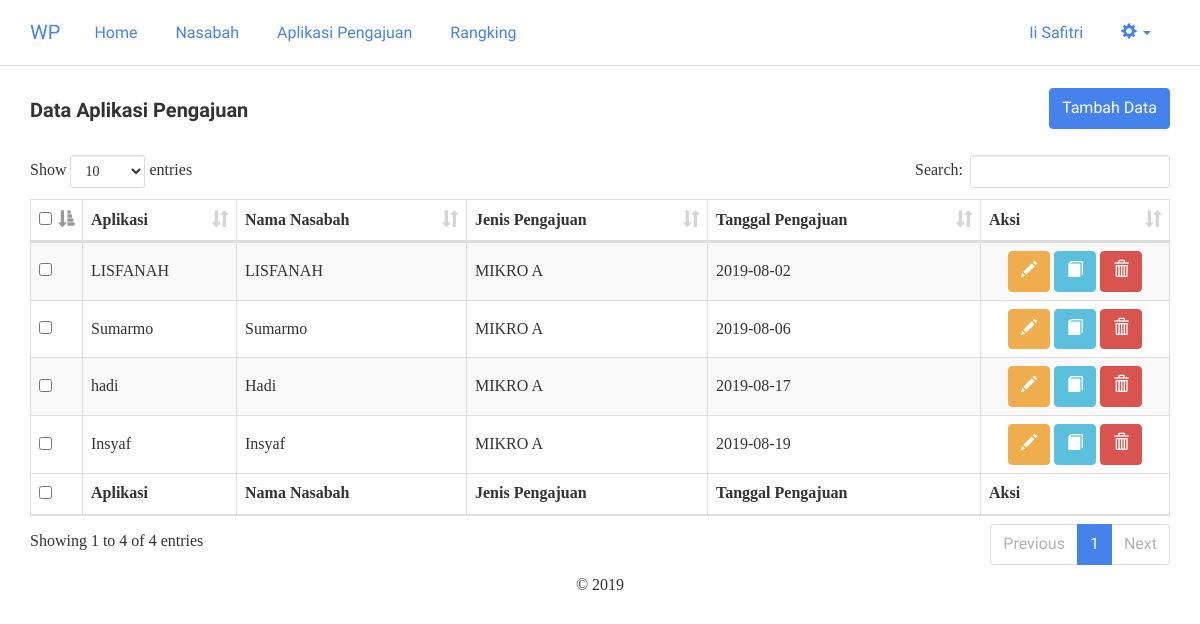
The page /alternatif.php (signed in) on the database its author committed.
### tables this page shows
CREATE TABLE `wp_alternatif` (
  `id_alternatif` int(11) NOT NULL,
  `nama_alternatif` varchar(255) NOT NULL,
  `vektor_s` double NOT NULL,
  `vektor_v` double NOT NULL,
  `id_nasabah` int(11) NOT NULL,
  `id_pengajuan` int(11) NOT NULL,
  `tgl` date NOT NULL
);

CREATE TABLE `wp_nasabah` (
  `id_nasabah` int(11) NOT NULL,
  `nama` varchar(50) NOT NULL,
  `phone` varchar(15) NOT NULL,
  `alamat` text NOT NULL
);

CREATE TABLE `wp_pengajuan` (
  `id_pengajuan` int(11) NOT NULL,
  `nama` varchar(50) NOT NULL,
  `limit_p` int(11) NOT NULL,
  `tenor` int(11) NOT NULL
);

### includes/alternatif.inc.php (called while the page is built, shortened)
<?php
class Alternatif{
	private $conn;
	private $table_name = "wp_alternatif";
	public function __construct($db){
		$this->conn = $db;
	}
	function readAll(){
		$query = "SELECT a.*, n.nama, p.nama AS nama_pengajuan FROM ".$this->table_name." AS a INNER JOIN wp_nasabah AS n ON a.id_nasabah=n.id_nasabah INNER JOIN wp_pengajuan AS p ON a.id_pengajuan=p.id_pengajuan ORDER BY a.id_alternatif ASC";
		$stmt = $this->conn->prepare( $query );
		$stmt->execute();
		return $stmt;
	}
	function countAll(){
		$query = "SELECT * FROM ".$this->table_name." ORDER BY id_alternatif ASC";
		$stmt = $this->conn->prepare( $query );
		$stmt->execute();
		return $stmt->rowCount();
	}
}
?>

### includes/nasabah.inc.php (called while the page is built, shortened)
<?php
class Nasabah{
	private $conn;
	private $table_name = "wp_nasabah";
	public $id;
	public function __construct($db){
		$this->conn = $db;
	}
	function readOne(){
		$query = "SELECT * FROM " . $this->table_name . " WHERE id_nasabah=? LIMIT 0,1";
		$stmt = $this->conn->prepare( $query );
		$stmt->bindParam(1, $this->id);
		$stmt->execute();
		$row = $stmt->fetch(PDO::FETCH_ASSOC);
		$this->id = $row['id_nasabah'];
		$this->nm = $row['nama'];
	}
}
?>

### includes/mikro.inc.php (called while the page is built, shortened)
<?php
class Pengajuan{
	private $conn;
	private $table_name = "wp_pengajuan";
	public $id;
	public function __construct($db){
		$this->conn = $db;
	}
	function readOne(){
		$query = "SELECT * FROM " . $this->table_name . " WHERE id_pengajuan=? LIMIT 0,1";
		$stmt = $this->conn->prepare( $query );
		$stmt->bindParam(1, $this->id);
		$stmt->execute();
		$row = $stmt->fetch(PDO::FETCH_ASSOC);
		$this->id = $row['id_pengajuan'];
		$this->nm = $row['nama'];
	}
}
?>

### alternatif.php (the view, shortened to what this page needs)
<?php
include_once 'header.php';
include_once 'includes/alternatif.inc.php';
$pro = new Alternatif($db);
include_once 'includes/mikro.inc.php';
$mik = new Pengajuan($db);
include_once 'includes/nasabah.inc.php';
$nas = new Nasabah($db);
$stmt = $pro->readAll();
            ?>
<form method="post">
	<div class="row">
		<div class="col-md-6 text-left">
			<h4>Data Aplikasi Pengajuan</h4>
		</div>
		<div class="col-md-6 text-right">
			<button type="button" onclick="location.href='alternatif-baru.php'" class="btn btn-primary">Tambah Data</button>
		</div>
	</div>
	<br/>
	<table width="100%" class="table table-striped table-bordered" id="tabeldata">
        <thead>
            <tr>
                <th width="10px"><input type="checkbox" name="select-all" id="select-all" /></th>
                <th>Aplikasi</th>
                <th>Nama Nasabah</th>
                <th>Jenis Pengajuan</th>
                <th>Tanggal Pengajuan</th>
                <th width="150px">Aksi</th>
            </tr>
        </thead>
        <tfoot>
            <tr>
                <th><input type="checkbox" name="select-all2" id="select-all2" /></th>
                <th>Aplikasi</th>
                <th>Nama Nasabah</th>
                <th>Jenis Pengajuan</th>
                <th>Tanggal Pengajuan</th>
                <th>Aksi</th>
            </tr>
        </tfoot>
        <tbody>
<?php
while ($row = $stmt->fetch(PDO::FETCH_ASSOC)){
    $mik->id = $row['id_pengajuan'];
    $mik->readOne();
    $nas->id = $row['id_nasabah'];
    $nas->readOne();
?>
            <tr>
                <td style="vertical-align:middle;"><input type="checkbox" value="<?php echo $row['id_alternatif'] ?>" name="checkbox[]" /></td>
                <td style="vertical-align:middle;"><?php echo $row['nama_alternatif'] ?></td>
                <td style="vertical-align:middle;"><?php echo $nas->nm ?></td>
                <td style="vertical-align:middle;"><?php echo $mik->nm ?></td>
                <td style="vertical-align:middle;"><?php echo $row['tgl'] ?></td>
                <td class="text-center" style="vertical-align:middle;">
					<a href="alternatif-ubah.php?id_a=<?php echo $row['id_alternatif'] ?>" class="btn btn-warning"><span class="glyphicon glyphicon-pencil" aria-hidden="true"></span></a>
                    <a href="detail-baru.php?id_a=<?php echo $row['id_alternatif'] ?>" class="btn btn-info"><span class="glyphicon glyphicon-book" aria-hidden="true"></span></a>
					<a href="alternatif-hapus.php?id_a=<?php echo $row['id_alternatif'] ?>" onclick="return confirm('Yakin ingin menghapus data')" class="btn btn-danger"><span class="glyphicon glyphicon-trash" aria-hidden="true"></span></a>
			    </td>
            </tr>
<?php
}
?>
        </tbody>
    </table>
</form>
<?php
include_once 'footer.php';
?>

### rows shown on the page
wp_alternatif: nama_alternatif "LISFANAH", id_nasabah.nama "LISFANAH", id_pengajuan.nama "MIKRO A", tgl "2019-08-02"
wp_alternatif: nama_alternatif "Sumarmo", id_nasabah.nama "Sumarmo", id_pengajuan.nama "MIKRO A", tgl "2019-08-06"
wp_alternatif: nama_alternatif "hadi", id_nasabah.nama "Hadi", id_pengajuan.nama "MIKRO A", tgl "2019-08-17"
wp_alternatif: nama_alternatif "Insyaf", id_nasabah.nama "Insyaf", id_pengajuan.nama "MIKRO A", tgl "2019-08-19"

### other values the page prints
$_SESSION['nama_lengkap'] "Ii Safitri"
